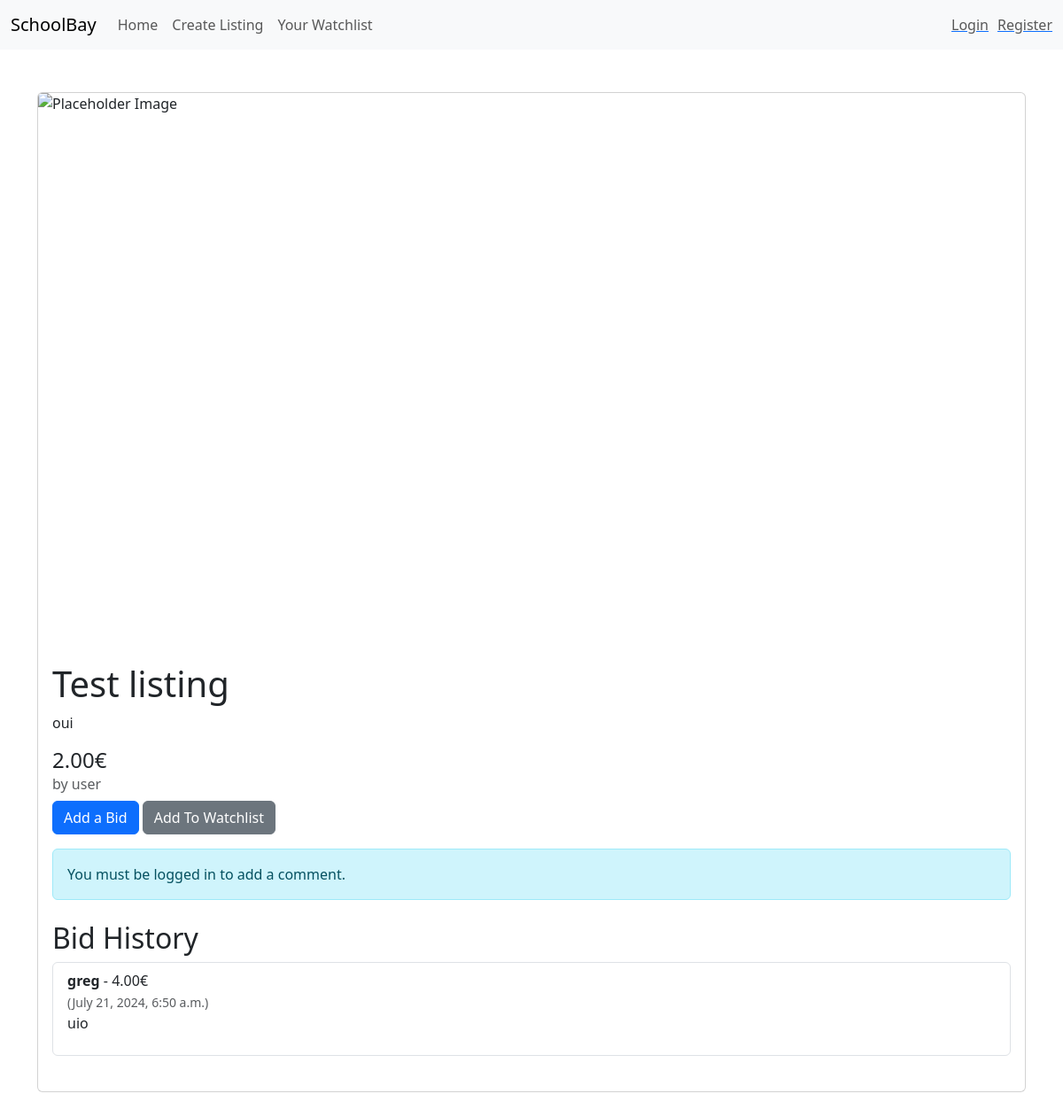
Page /listing/1/ on the earlier database version.
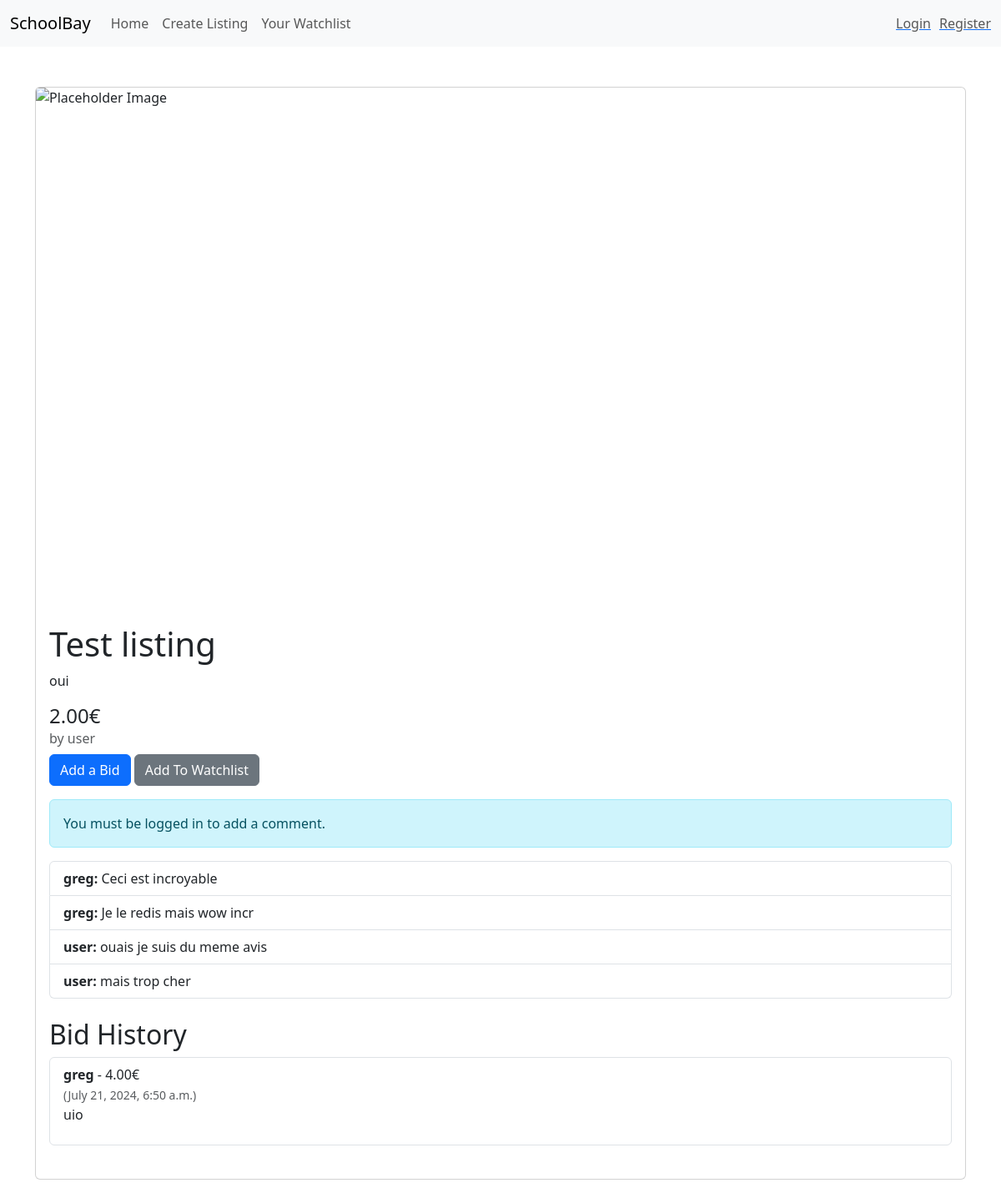
Same page on the later database version.
### market/models.py (models this page shows)
class   Bid(models.Model):
    user = models.ForeignKey(User, on_delete=models.CASCADE)
    listing = models.ForeignKey(Listing, on_delete=models.CASCADE, related_name='bids')
    price = models.DecimalField(max_digits=24, decimal_places=2)
    content = models.CharField(max_length=2048)
    creation_date = models.DateTimeField(auto_now_add=True)

class   Comment(models.Model):
    user = models.ForeignKey(User, on_delete=models.CASCADE)
    listing = models.ForeignKey(Listing, on_delete=models.CASCADE, related_name='comment')
    content = models.TextField()
    creation_date = models.DateTimeField(auto_now_add=True)

### market/views.py (the view, shortened to what this page needs)
# urls.py: path('listing/<int:id>/', views.showListing, name='showListing'),
def showListing(request, id):
    listing = get_object_or_404(Listing, id=id)
    bids = Bid.objects.filter(listing=listing).order_by('-creation_date')
    if request.user.is_authenticated and Watchlist.objects.filter(user=request.user, listing=listing).exists():
        watchlist_status = 'Remove From Watchlist'
    else:
        watchlist_status = 'Add To Watchlist'
    return render(request, "market/showListing.html" , {
        'watchlist_status' : watchlist_status,
        'bids' : bids,
        'listing' : listing,
        'comments': listing.comment.all(),
        'title' : listing.title + " - SchoolBay"
    })

### market/templates/market/showListing.html (shortened to what this page needs)
{% extends "market/marketTemplate.html" %}
{% block body %}
<div class="container mt-5">
    <div class="row">
        <div class="col-md-12 mb-4">
            <div class="card mb-4">
                <div class="img-container">
                    {% if listing.picture %}
                        <img src="{{ listing.picture.url }}" class="card-img-top" alt="Listing Picture">
                    {% else %}
                        <img src="/media/listings/placeholder.webp" class="card-img-top" alt="Placeholder Image">
                    {% endif %}
                </div>
                <div class="card-body">
                    <h1 class="card-title">{{ listing.title }}</h1>
                    <p class="card-text">{{ listing.description }}</p>
                    <h4 class="card-text">{{ listing.current_price }}€</h4>
                    <h6 class="card-subtitle mb-2 text-muted">by {{ listing.user.username }}</h6>
                    <div class="d-grid gap-2 d-md-block">
                        <a href="./bid/" class="btn btn-primary">Add a Bid</a>
                        <a href="./watchlist/" class="btn btn-secondary">{{ watchlist_status }}</a>
                    </div>
                    {% if user.is_authenticated %}
                        <form action="./" method="post" class="mt-3">
                            {% csrf_token %}
                            <div class="mb-3">
                                <input type="text" name="comment" class="form-control" placeholder="Comment" required>
                            </div>
                            <div class="d-grid">
                                <button type="submit" class="btn btn-primary">Add Comment</button>
                            </div>
                        </form>
                    {% else %}
                        <div class="alert alert-info mt-3" role="alert">
                            You must be logged in to add a comment.
                        </div>
                    {% endif %}
                    {% if comments %}
                        <ul class="list-group mt-3">
                            {% for comment in comments %}
                                <li class="list-group-item">
                                    <strong>{{ comment.user.username }}:</strong> {{ comment.content }}
                                </li>
                            {% endfor %}
                        </ul>
                    {% endif %}
                    <div class="mb-4 mt-4">
                        <h2>Bid History</h2>
                        {% if bids %}
                            <ul class="list-group">
                                {% for bid in bids %}
                                    <li class="list-group-item">
                                        <strong>{{ bid.user.username }}</strong> - {{ bid.price }}€ <br>
                                        <small class="text-muted">({{ bid.creation_date }})</small> <br>
                                        <p>{{ bid.content }}</p>
                                    </li>
                                {% endfor %}
                            </ul>
                        {% else %}
                            <p>No bids yet.</p>
                        {% endif %}
                    </div>
                </div>
            </div>
        </div>
    </div>
</div>
{% endblock %}

Differences in the rows shown:
added Comment: user.username "greg", content "Ceci est incroyable"
added Comment: user.username "greg", content "Je le redis mais wow incr"
added Comment: user.username "user", content "ouais je suis du meme avis"
added Comment: user.username "user", content "mais trop cher"
